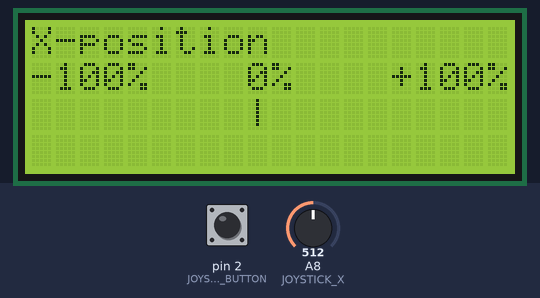
The sketch below on a simulated Arduino Mega 2560, built with avr-gcc and run on an emulated ATmega2560. Parts: 20×4 character LCD. The inputs (shaded band) are chosen by the test bench; at power-on: pin 2 (JOYSTICK_BUTTON) HIGH, A8 (JOYSTICK_X) = 512. What the sketch prints to the serial monitor is not drawn.

Above: at 1.2 s.
1.3 s: pin 2 (JOYSTICK_BUTTON) pulled LOW for 0.15 s
At 1.46 s:
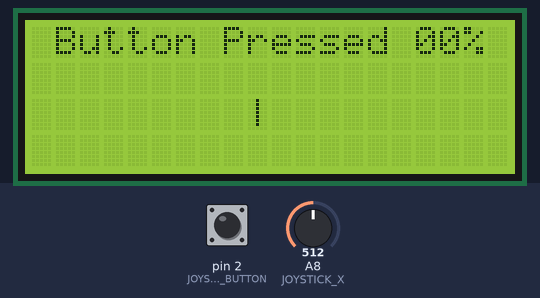
3.1 s: pin 2 (JOYSTICK_BUTTON) pulled LOW for 1 s
At 3.25 s:
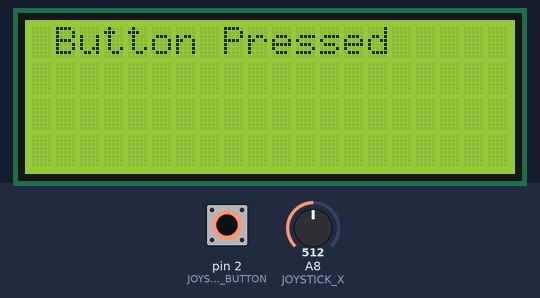
10.2 s: A8 (JOYSTICK_X) set to 0
At 10.8 s:
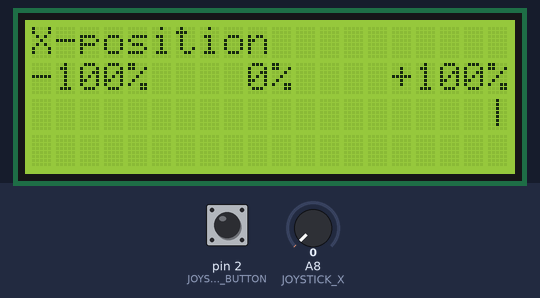
13.2 s: A8 (JOYSTICK_X) set to 122
16.2 s: A8 (JOYSTICK_X) set to 511
Timing chart, 0 to 18.7 s (numbered marks = the images above; inputs shaded):
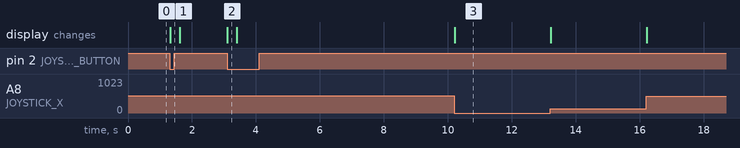

The sketch:

02.3_X-position.ino
```cpp
#include <Arduino.h>
#include <LiquidCrystal.h>
#include <Wire.h>

// Define pins for LCD
const int RS = 37, EN = 36, D4 = 35, D5 = 34, D6 = 33, D7 = 32;
LiquidCrystal lcd(RS, EN, D4, D5, D6, D7);

// Define joystick pins
const int JOYSTICK_X = A8, JOYSTICK_Y = A9, JOYSTICK_BUTTON = 2;

// Function joystick button interrupt
void handleJoystickButton();

// Debounce variables for button
const unsigned long DEBOUNCE_DELAY = 50;
unsigned long lastDebounceTime = 0;

void setup() {
  lcd.begin(20, 4);  // Initialize the LCD
  Serial.begin(9600);  // Initialize serial communication

  pinMode(JOYSTICK_BUTTON, INPUT_PULLUP); // Set joystick button pin as input with pull-up resistor
  attachInterrupt(digitalPinToInterrupt(JOYSTICK_BUTTON), handleJoystickButton, FALLING); // Attach button interrupt
}

void loop() {
  int xPositionRaw = analogRead(JOYSTICK_X);

  // this time 0->19 are the columns on lcd display
  int xMapped = map(xPositionRaw, 1023, 0, 0, 19);

  lcd.clear();
  lcd.setCursor(0, 0);
  lcd.print("X-position");

  lcd.setCursor(0, 1);
  lcd.print("-100%    0%    +100%");

  lcd.setCursor(xMapped, 2);
  lcd.print("|");

  delay(10);
}

void handleJoystickButton() {
  unsigned long currentMillis = millis();

  if (currentMillis - lastDebounceTime >= DEBOUNCE_DELAY) {
    Serial.println("Button Pressed!");
    lcd.clear();
    lcd.setCursor(0, 0);
    lcd.print(" Button Pressed ");

    lastDebounceTime = currentMillis;
  }
}
```

Measured:
- after the input at 1.3 s, the display: changes at once (image 1)
- after the input at 3.1 s, the display: changes at once (image 2)
- after the input at 10.2 s, the display: changes at once (image 3)
